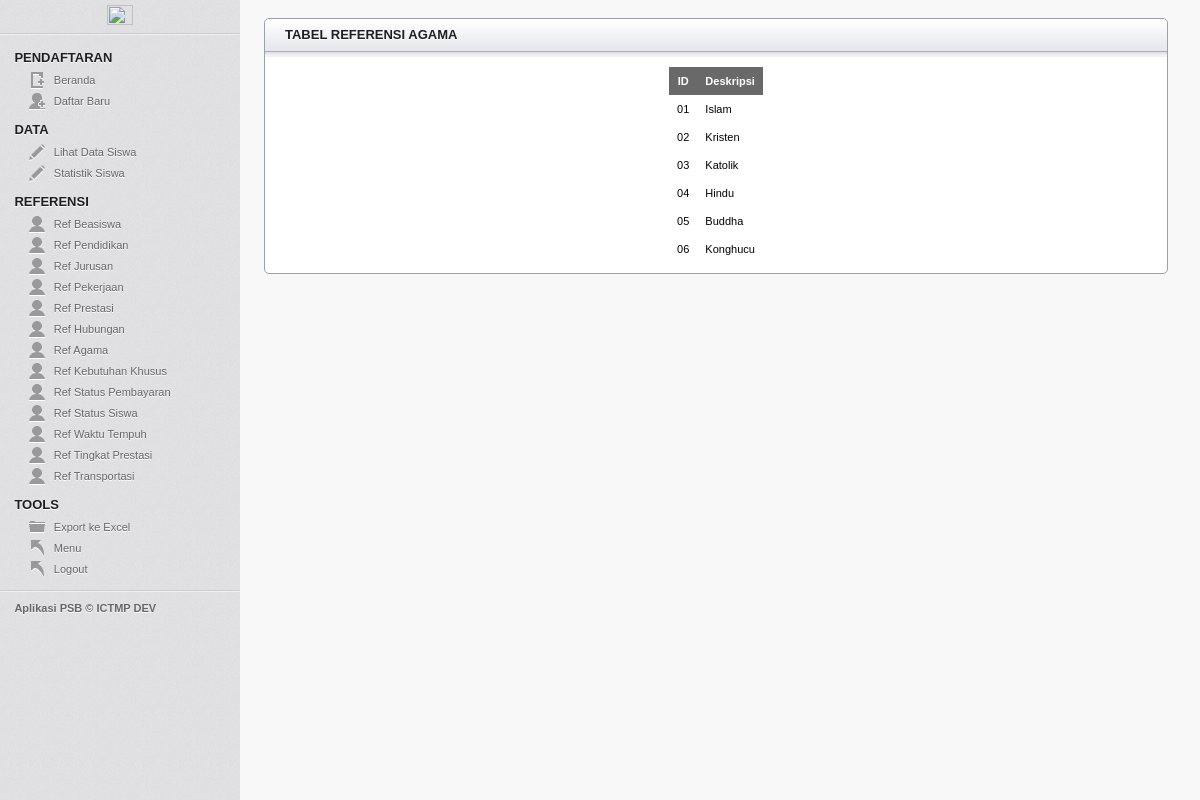
Screenshot of /pendaftaran/index.php?p=t_agama (signed in) with the database file from the repository.
### tables this page shows
CREATE TABLE `ref_religions` (
  `id_religion` varchar(5) NOT NULL,
  `detail` varchar(99) NOT NULL
);

### pendaftaran/t_agama.php (the view, shortened to what this page needs)
<?php
	$sql = "SELECT * FROM ref_religions";
	$result = mysqli_query($con, $sql)or die('Error');
	if(isset($_SESSION['signed_in']) && $_SESSION['signed_in'] == true)
	{
		echo '	<article class="module">
					<header><h3>TABEL REFERENSI AGAMA</h3></header>
					<div class="module_content">
						<table class="tbl_data" border="0" align="center">
							<tr>
								<th>ID</th>
								<th>Deskripsi</th>
							</tr>';
								while ($data = mysqli_fetch_array($result)) {
									echo '
										<tr>
											<td>'.$data["id_religion"].'</td>
											<td>'.$data["detail"].'</td>
										</tr>
									';
								}
		echo '
						</table>
					</div>
				</article>
			</section>
		';
	}
?>

### pendaftaran/css/layout.css (style rules this page uses)
html, body, div, map, dt, isindex, form, header, aside, section, section, article, footer { display: block; }
html, body { height: 100%; margin: 0; padding: 0; font-family: Verdana, Helvetica, Arial, sans-serif; background: #F8F8F8; font-size: 11px; }
#main h3 { color: #1F1F20; text-transform: uppercase; text-shadow: 0 1px 0 #fff; font-size: 13px; margin: 8px 20px; }
.module { border: 1px solid #9BA0AF; width: auto; margin-right: 20px; margin-top: 20px; -webkit-border-radius: 5px; -moz-border-radius: 5px; border-radius: 5px; background: #ffffff; }
.module header h3 { display: block; margin: 10px 20px; width: auto; float: left; }
.module header { height: 38px; width: 100%; background: #F1F1F4 url(../images/secondary_bar.png) repeat-x; -webkit-border-top-left-radius: 5px; -webkit-border-top-right-radius: 5px; -moz-border-radius-top-left: 5px; -moz-border-radius-top-right: 5px; border-top-left-radius: 5px; border-top-right-radius: 5px; }
.module_content { margin: 10px 20px; color: #666; }
table.tbl_data { border-collapse: collapse; color: black; }
.tbl_data th { background-color: #696969; color: #ffffff; text-align: center; padding: 8px; }
.tbl_data td { padding: 8px; text-align: left; }

### rows the page displays
ref_religions: id_religion "01", detail "Islam"
ref_religions: id_religion "02", detail "Kristen"
ref_religions: id_religion "03", detail "Katolik"
ref_religions: id_religion "04", detail "Hindu"
ref_religions: id_religion "05", detail "Buddha"
ref_religions: id_religion "06", detail "Konghucu"
